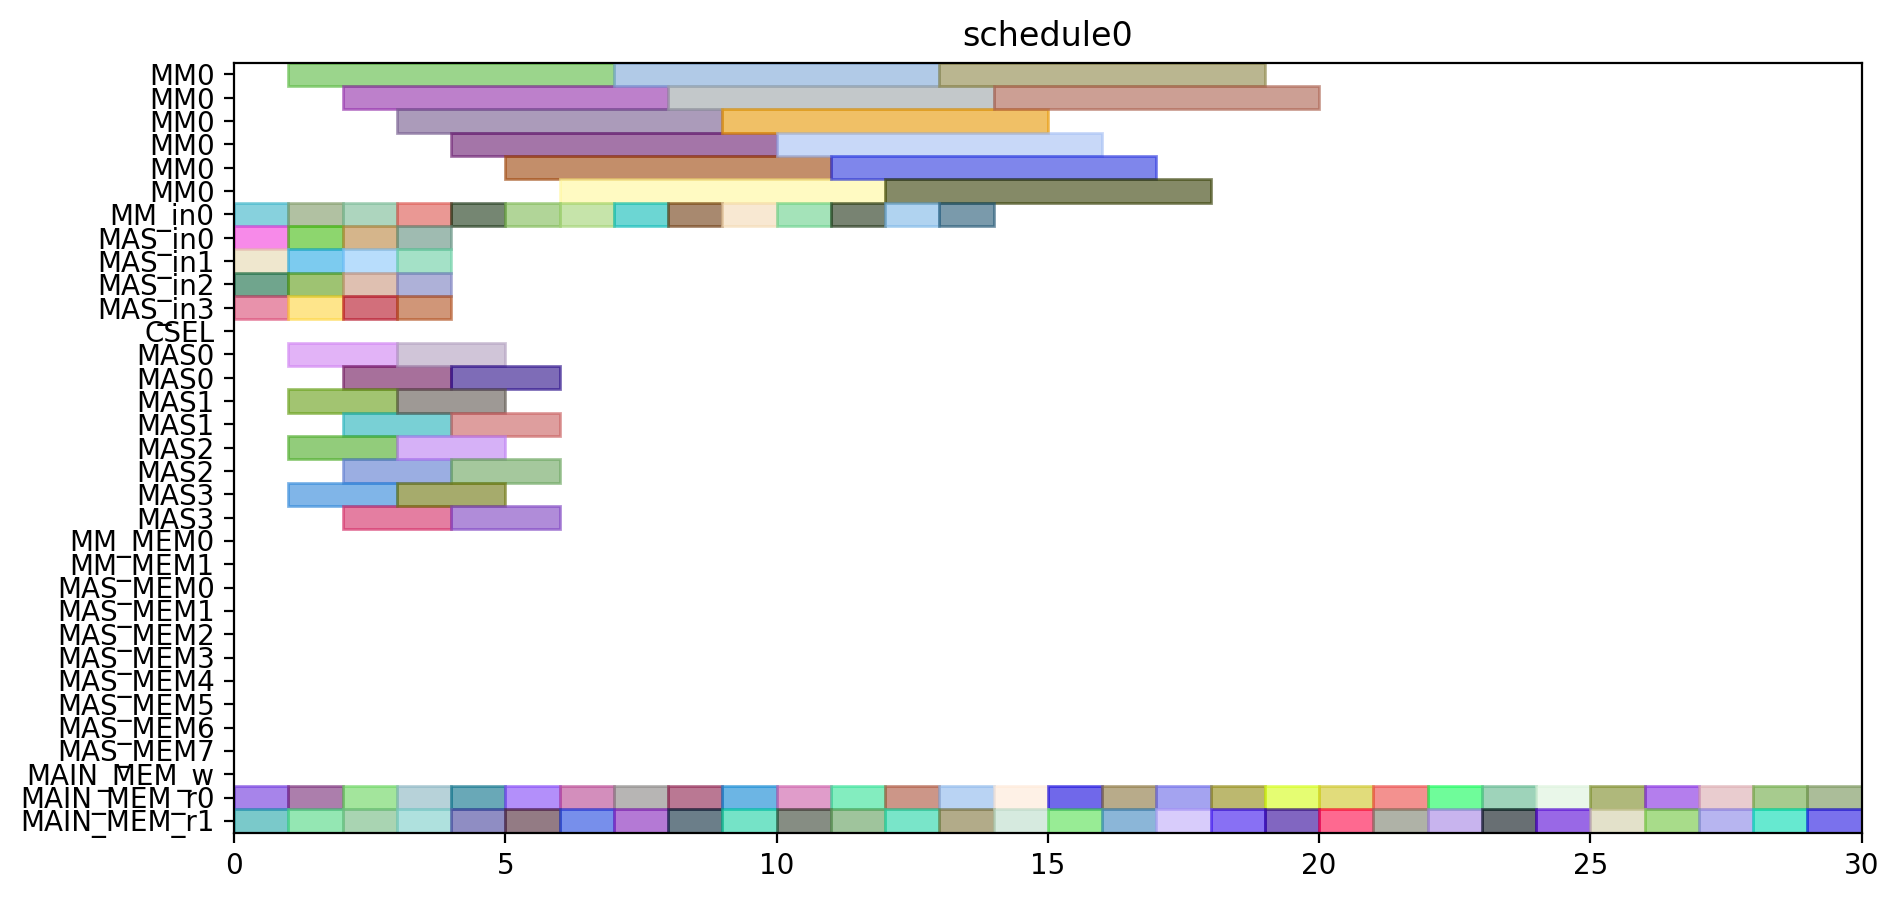

The Python source for this figure:
from pyschedule import Scenario, solvers, plotters, alt


def solve():
	horizon = 95
	S = Scenario("schedule0", horizon=horizon)

	# resource
	MM = S.Resources('MM', num=1, size=6)
	MM_in = S.Resources('MM_in', num=1)
	MAS_in = S.Resources('MAS_in', num=4)
	CSEL = S.Resource('CSEL')
	MAS = S.Resources('MAS', num=4, size=2, periods=range(1, horizon))
	MM_MEM = S.Resources('MM_MEM', num=2)
	MAS_MEM = S.Resources('MAS_MEM', num=8)
	MAIN_MEM_w = S.Resource('MAIN_MEM_w', size=1)
	MAIN_MEM_r = S.Resources('MAIN_MEM_r', num=2)

	# result of previous scheduling

	# new tasks
	t1_t0 = S.Task('t1_t0', length=6, delay_cost=1)
	t1_t0 += alt(MM)
	t1_t0_in = S.Task('t1_t0_in', length=1, delay_cost=1)
	t1_t0_in += alt(MM_in)
	S += t1_t0_in*MM_in[0]<=t1_t0*MM[0]

	t1_t0_mem0 = S.Task('t1_t0_mem0', length=1, delay_cost=1)
	t1_t0_mem0 += MAIN_MEM_r[0]
	t1_t0_mem1 = S.Task('t1_t0_mem1', length=1, delay_cost=1)
	t1_t0_mem1 += MAIN_MEM_r[1]
	t1_t1 = S.Task('t1_t1', length=6, delay_cost=1)
	t1_t1 += alt(MM)
	t1_t1_in = S.Task('t1_t1_in', length=1, delay_cost=1)
	t1_t1_in += alt(MM_in)
	S += t1_t1_in*MM_in[0]<=t1_t1*MM[0]

	t1_t1_mem0 = S.Task('t1_t1_mem0', length=1, delay_cost=1)
	t1_t1_mem0 += MAIN_MEM_r[0]
	t1_t1_mem1 = S.Task('t1_t1_mem1', length=1, delay_cost=1)
	t1_t1_mem1 += MAIN_MEM_r[1]
	t1_t2 = S.Task('t1_t2', length=2, delay_cost=1)
	t1_t2 += alt(MAS)
	t1_t2_in = S.Task('t1_t2_in', length=1, delay_cost=1)
	t1_t2_in += alt(MAS_in)
	S += t1_t2_in*MAS_in[0]<=t1_t2*MAS[0]

	S += t1_t2_in*MAS_in[1]<=t1_t2*MAS[1]

	S += t1_t2_in*MAS_in[2]<=t1_t2*MAS[2]

	S += t1_t2_in*MAS_in[3]<=t1_t2*MAS[3]

	t1_t2_mem0 = S.Task('t1_t2_mem0', length=1, delay_cost=1)
	t1_t2_mem0 += MAIN_MEM_r[0]
	t1_t2_mem1 = S.Task('t1_t2_mem1', length=1, delay_cost=1)
	t1_t2_mem1 += MAIN_MEM_r[1]
	t1_t3 = S.Task('t1_t3', length=2, delay_cost=1)
	t1_t3 += alt(MAS)
	t1_t3_in = S.Task('t1_t3_in', length=1, delay_cost=1)
	t1_t3_in += alt(MAS_in)
	S += t1_t3_in*MAS_in[0]<=t1_t3*MAS[0]

	S += t1_t3_in*MAS_in[1]<=t1_t3*MAS[1]

	S += t1_t3_in*MAS_in[2]<=t1_t3*MAS[2]

	S += t1_t3_in*MAS_in[3]<=t1_t3*MAS[3]

	t1_t3_mem0 = S.Task('t1_t3_mem0', length=1, delay_cost=1)
	t1_t3_mem0 += MAIN_MEM_r[0]
	t1_t3_mem1 = S.Task('t1_t3_mem1', length=1, delay_cost=1)
	t1_t3_mem1 += MAIN_MEM_r[1]
	t2_t0 = S.Task('t2_t0', length=6, delay_cost=1)
	t2_t0 += alt(MM)
	t2_t0_in = S.Task('t2_t0_in', length=1, delay_cost=1)
	t2_t0_in += alt(MM_in)
	S += t2_t0_in*MM_in[0]<=t2_t0*MM[0]

	t2_t0_mem0 = S.Task('t2_t0_mem0', length=1, delay_cost=1)
	t2_t0_mem0 += MAIN_MEM_r[0]
	t2_t0_mem1 = S.Task('t2_t0_mem1', length=1, delay_cost=1)
	t2_t0_mem1 += MAIN_MEM_r[1]
	t2_t1 = S.Task('t2_t1', length=6, delay_cost=1)
	t2_t1 += alt(MM)
	t2_t1_in = S.Task('t2_t1_in', length=1, delay_cost=1)
	t2_t1_in += alt(MM_in)
	S += t2_t1_in*MM_in[0]<=t2_t1*MM[0]

	t2_t1_mem0 = S.Task('t2_t1_mem0', length=1, delay_cost=1)
	t2_t1_mem0 += MAIN_MEM_r[0]
	t2_t1_mem1 = S.Task('t2_t1_mem1', length=1, delay_cost=1)
	t2_t1_mem1 += MAIN_MEM_r[1]
	t2_t2 = S.Task('t2_t2', length=2, delay_cost=1)
	t2_t2 += alt(MAS)
	t2_t2_in = S.Task('t2_t2_in', length=1, delay_cost=1)
	t2_t2_in += alt(MAS_in)
	S += t2_t2_in*MAS_in[0]<=t2_t2*MAS[0]

	S += t2_t2_in*MAS_in[1]<=t2_t2*MAS[1]

	S += t2_t2_in*MAS_in[2]<=t2_t2*MAS[2]

	S += t2_t2_in*MAS_in[3]<=t2_t2*MAS[3]

	t2_t2_mem0 = S.Task('t2_t2_mem0', length=1, delay_cost=1)
	t2_t2_mem0 += MAIN_MEM_r[0]
	t2_t2_mem1 = S.Task('t2_t2_mem1', length=1, delay_cost=1)
	t2_t2_mem1 += MAIN_MEM_r[1]
	t2_t3 = S.Task('t2_t3', length=2, delay_cost=1)
	t2_t3 += alt(MAS)
	t2_t3_in = S.Task('t2_t3_in', length=1, delay_cost=1)
	t2_t3_in += alt(MAS_in)
	S += t2_t3_in*MAS_in[0]<=t2_t3*MAS[0]

	S += t2_t3_in*MAS_in[1]<=t2_t3*MAS[1]

	S += t2_t3_in*MAS_in[2]<=t2_t3*MAS[2]

	S += t2_t3_in*MAS_in[3]<=t2_t3*MAS[3]

	t2_t3_mem0 = S.Task('t2_t3_mem0', length=1, delay_cost=1)
	t2_t3_mem0 += MAIN_MEM_r[0]
	t2_t3_mem1 = S.Task('t2_t3_mem1', length=1, delay_cost=1)
	t2_t3_mem1 += MAIN_MEM_r[1]
	t0_t0 = S.Task('t0_t0', length=6, delay_cost=1)
	t0_t0 += alt(MM)
	t0_t0_in = S.Task('t0_t0_in', length=1, delay_cost=1)
	t0_t0_in += alt(MM_in)
	S += t0_t0_in*MM_in[0]<=t0_t0*MM[0]

	t0_t0_mem0 = S.Task('t0_t0_mem0', length=1, delay_cost=1)
	t0_t0_mem0 += MAIN_MEM_r[0]
	t0_t0_mem1 = S.Task('t0_t0_mem1', length=1, delay_cost=1)
	t0_t0_mem1 += MAIN_MEM_r[1]
	t0_t1 = S.Task('t0_t1', length=6, delay_cost=1)
	t0_t1 += alt(MM)
	t0_t1_in = S.Task('t0_t1_in', length=1, delay_cost=1)
	t0_t1_in += alt(MM_in)
	S += t0_t1_in*MM_in[0]<=t0_t1*MM[0]

	t0_t1_mem0 = S.Task('t0_t1_mem0', length=1, delay_cost=1)
	t0_t1_mem0 += MAIN_MEM_r[0]
	t0_t1_mem1 = S.Task('t0_t1_mem1', length=1, delay_cost=1)
	t0_t1_mem1 += MAIN_MEM_r[1]
	t0_t2 = S.Task('t0_t2', length=2, delay_cost=1)
	t0_t2 += alt(MAS)
	t0_t2_in = S.Task('t0_t2_in', length=1, delay_cost=1)
	t0_t2_in += alt(MAS_in)
	S += t0_t2_in*MAS_in[0]<=t0_t2*MAS[0]

	S += t0_t2_in*MAS_in[1]<=t0_t2*MAS[1]

	S += t0_t2_in*MAS_in[2]<=t0_t2*MAS[2]

	S += t0_t2_in*MAS_in[3]<=t0_t2*MAS[3]

	t0_t2_mem0 = S.Task('t0_t2_mem0', length=1, delay_cost=1)
	t0_t2_mem0 += MAIN_MEM_r[0]
	t0_t2_mem1 = S.Task('t0_t2_mem1', length=1, delay_cost=1)
	t0_t2_mem1 += MAIN_MEM_r[1]
	t0_t3 = S.Task('t0_t3', length=2, delay_cost=1)
	t0_t3 += alt(MAS)
	t0_t3_in = S.Task('t0_t3_in', length=1, delay_cost=1)
	t0_t3_in += alt(MAS_in)
	S += t0_t3_in*MAS_in[0]<=t0_t3*MAS[0]

	S += t0_t3_in*MAS_in[1]<=t0_t3*MAS[1]

	S += t0_t3_in*MAS_in[2]<=t0_t3*MAS[2]

	S += t0_t3_in*MAS_in[3]<=t0_t3*MAS[3]

	t0_t3_mem0 = S.Task('t0_t3_mem0', length=1, delay_cost=1)
	t0_t3_mem0 += MAIN_MEM_r[0]
	t0_t3_mem1 = S.Task('t0_t3_mem1', length=1, delay_cost=1)
	t0_t3_mem1 += MAIN_MEM_r[1]
	t4_t0_t0 = S.Task('t4_t0_t0', length=6, delay_cost=1)
	t4_t0_t0 += alt(MM)
	t4_t0_t0_in = S.Task('t4_t0_t0_in', length=1, delay_cost=1)
	t4_t0_t0_in += alt(MM_in)
	S += t4_t0_t0_in*MM_in[0]<=t4_t0_t0*MM[0]

	t4_t0_t0_mem0 = S.Task('t4_t0_t0_mem0', length=1, delay_cost=1)
	t4_t0_t0_mem0 += MAIN_MEM_r[0]
	t4_t0_t0_mem1 = S.Task('t4_t0_t0_mem1', length=1, delay_cost=1)
	t4_t0_t0_mem1 += MAIN_MEM_r[1]
	t4_t0_t1 = S.Task('t4_t0_t1', length=6, delay_cost=1)
	t4_t0_t1 += alt(MM)
	t4_t0_t1_in = S.Task('t4_t0_t1_in', length=1, delay_cost=1)
	t4_t0_t1_in += alt(MM_in)
	S += t4_t0_t1_in*MM_in[0]<=t4_t0_t1*MM[0]

	t4_t0_t1_mem0 = S.Task('t4_t0_t1_mem0', length=1, delay_cost=1)
	t4_t0_t1_mem0 += MAIN_MEM_r[0]
	t4_t0_t1_mem1 = S.Task('t4_t0_t1_mem1', length=1, delay_cost=1)
	t4_t0_t1_mem1 += MAIN_MEM_r[1]
	t4_t0_t2 = S.Task('t4_t0_t2', length=2, delay_cost=1)
	t4_t0_t2 += alt(MAS)
	t4_t0_t2_in = S.Task('t4_t0_t2_in', length=1, delay_cost=1)
	t4_t0_t2_in += alt(MAS_in)
	S += t4_t0_t2_in*MAS_in[0]<=t4_t0_t2*MAS[0]

	S += t4_t0_t2_in*MAS_in[1]<=t4_t0_t2*MAS[1]

	S += t4_t0_t2_in*MAS_in[2]<=t4_t0_t2*MAS[2]

	S += t4_t0_t2_in*MAS_in[3]<=t4_t0_t2*MAS[3]

	t4_t0_t2_mem0 = S.Task('t4_t0_t2_mem0', length=1, delay_cost=1)
	t4_t0_t2_mem0 += MAIN_MEM_r[0]
	t4_t0_t2_mem1 = S.Task('t4_t0_t2_mem1', length=1, delay_cost=1)
	t4_t0_t2_mem1 += MAIN_MEM_r[1]
	t4_t0_t3 = S.Task('t4_t0_t3', length=2, delay_cost=1)
	t4_t0_t3 += alt(MAS)
	t4_t0_t3_in = S.Task('t4_t0_t3_in', length=1, delay_cost=1)
	t4_t0_t3_in += alt(MAS_in)
	S += t4_t0_t3_in*MAS_in[0]<=t4_t0_t3*MAS[0]

	S += t4_t0_t3_in*MAS_in[1]<=t4_t0_t3*MAS[1]

	S += t4_t0_t3_in*MAS_in[2]<=t4_t0_t3*MAS[2]

	S += t4_t0_t3_in*MAS_in[3]<=t4_t0_t3*MAS[3]

	t4_t0_t3_mem0 = S.Task('t4_t0_t3_mem0', length=1, delay_cost=1)
	t4_t0_t3_mem0 += MAIN_MEM_r[0]
	t4_t0_t3_mem1 = S.Task('t4_t0_t3_mem1', length=1, delay_cost=1)
	t4_t0_t3_mem1 += MAIN_MEM_r[1]
	t4_t1_t0 = S.Task('t4_t1_t0', length=6, delay_cost=1)
	t4_t1_t0 += alt(MM)
	t4_t1_t0_in = S.Task('t4_t1_t0_in', length=1, delay_cost=1)
	t4_t1_t0_in += alt(MM_in)
	S += t4_t1_t0_in*MM_in[0]<=t4_t1_t0*MM[0]

	t4_t1_t0_mem0 = S.Task('t4_t1_t0_mem0', length=1, delay_cost=1)
	t4_t1_t0_mem0 += MAIN_MEM_r[0]
	t4_t1_t0_mem1 = S.Task('t4_t1_t0_mem1', length=1, delay_cost=1)
	t4_t1_t0_mem1 += MAIN_MEM_r[1]
	t4_t1_t1 = S.Task('t4_t1_t1', length=6, delay_cost=1)
	t4_t1_t1 += alt(MM)
	t4_t1_t1_in = S.Task('t4_t1_t1_in', length=1, delay_cost=1)
	t4_t1_t1_in += alt(MM_in)
	S += t4_t1_t1_in*MM_in[0]<=t4_t1_t1*MM[0]

	t4_t1_t1_mem0 = S.Task('t4_t1_t1_mem0', length=1, delay_cost=1)
	t4_t1_t1_mem0 += MAIN_MEM_r[0]
	t4_t1_t1_mem1 = S.Task('t4_t1_t1_mem1', length=1, delay_cost=1)
	t4_t1_t1_mem1 += MAIN_MEM_r[1]
	t4_t1_t2 = S.Task('t4_t1_t2', length=2, delay_cost=1)
	t4_t1_t2 += alt(MAS)
	t4_t1_t2_in = S.Task('t4_t1_t2_in', length=1, delay_cost=1)
	t4_t1_t2_in += alt(MAS_in)
	S += t4_t1_t2_in*MAS_in[0]<=t4_t1_t2*MAS[0]

	S += t4_t1_t2_in*MAS_in[1]<=t4_t1_t2*MAS[1]

	S += t4_t1_t2_in*MAS_in[2]<=t4_t1_t2*MAS[2]

	S += t4_t1_t2_in*MAS_in[3]<=t4_t1_t2*MAS[3]

	t4_t1_t2_mem0 = S.Task('t4_t1_t2_mem0', length=1, delay_cost=1)
	t4_t1_t2_mem0 += MAIN_MEM_r[0]
	t4_t1_t2_mem1 = S.Task('t4_t1_t2_mem1', length=1, delay_cost=1)
	t4_t1_t2_mem1 += MAIN_MEM_r[1]
	t4_t1_t3 = S.Task('t4_t1_t3', length=2, delay_cost=1)
	t4_t1_t3 += alt(MAS)
	t4_t1_t3_in = S.Task('t4_t1_t3_in', length=1, delay_cost=1)
	t4_t1_t3_in += alt(MAS_in)
	S += t4_t1_t3_in*MAS_in[0]<=t4_t1_t3*MAS[0]

	S += t4_t1_t3_in*MAS_in[1]<=t4_t1_t3*MAS[1]

	S += t4_t1_t3_in*MAS_in[2]<=t4_t1_t3*MAS[2]

	S += t4_t1_t3_in*MAS_in[3]<=t4_t1_t3*MAS[3]

	t4_t1_t3_mem0 = S.Task('t4_t1_t3_mem0', length=1, delay_cost=1)
	t4_t1_t3_mem0 += MAIN_MEM_r[0]
	t4_t1_t3_mem1 = S.Task('t4_t1_t3_mem1', length=1, delay_cost=1)
	t4_t1_t3_mem1 += MAIN_MEM_r[1]
	t4_t2_t0 = S.Task('t4_t2_t0', length=6, delay_cost=1)
	t4_t2_t0 += alt(MM)
	t4_t2_t0_in = S.Task('t4_t2_t0_in', length=1, delay_cost=1)
	t4_t2_t0_in += alt(MM_in)
	S += t4_t2_t0_in*MM_in[0]<=t4_t2_t0*MM[0]

	t4_t2_t0_mem0 = S.Task('t4_t2_t0_mem0', length=1, delay_cost=1)
	t4_t2_t0_mem0 += MAIN_MEM_r[0]
	t4_t2_t0_mem1 = S.Task('t4_t2_t0_mem1', length=1, delay_cost=1)
	t4_t2_t0_mem1 += MAIN_MEM_r[1]
	t4_t2_t1 = S.Task('t4_t2_t1', length=6, delay_cost=1)
	t4_t2_t1 += alt(MM)
	t4_t2_t1_in = S.Task('t4_t2_t1_in', length=1, delay_cost=1)
	t4_t2_t1_in += alt(MM_in)
	S += t4_t2_t1_in*MM_in[0]<=t4_t2_t1*MM[0]

	t4_t2_t1_mem0 = S.Task('t4_t2_t1_mem0', length=1, delay_cost=1)
	t4_t2_t1_mem0 += MAIN_MEM_r[0]
	t4_t2_t1_mem1 = S.Task('t4_t2_t1_mem1', length=1, delay_cost=1)
	t4_t2_t1_mem1 += MAIN_MEM_r[1]
	t4_t2_t2 = S.Task('t4_t2_t2', length=2, delay_cost=1)
	t4_t2_t2 += alt(MAS)
	t4_t2_t2_in = S.Task('t4_t2_t2_in', length=1, delay_cost=1)
	t4_t2_t2_in += alt(MAS_in)
	S += t4_t2_t2_in*MAS_in[0]<=t4_t2_t2*MAS[0]

	S += t4_t2_t2_in*MAS_in[1]<=t4_t2_t2*MAS[1]

	S += t4_t2_t2_in*MAS_in[2]<=t4_t2_t2*MAS[2]

	S += t4_t2_t2_in*MAS_in[3]<=t4_t2_t2*MAS[3]

	t4_t2_t2_mem0 = S.Task('t4_t2_t2_mem0', length=1, delay_cost=1)
	t4_t2_t2_mem0 += MAIN_MEM_r[0]
	t4_t2_t2_mem1 = S.Task('t4_t2_t2_mem1', length=1, delay_cost=1)
	t4_t2_t2_mem1 += MAIN_MEM_r[1]
	t4_t2_t3 = S.Task('t4_t2_t3', length=2, delay_cost=1)
	t4_t2_t3 += alt(MAS)
	t4_t2_t3_in = S.Task('t4_t2_t3_in', length=1, delay_cost=1)
	t4_t2_t3_in += alt(MAS_in)
	S += t4_t2_t3_in*MAS_in[0]<=t4_t2_t3*MAS[0]

	S += t4_t2_t3_in*MAS_in[1]<=t4_t2_t3*MAS[1]

	S += t4_t2_t3_in*MAS_in[2]<=t4_t2_t3*MAS[2]

	S += t4_t2_t3_in*MAS_in[3]<=t4_t2_t3*MAS[3]

	t4_t2_t3_mem0 = S.Task('t4_t2_t3_mem0', length=1, delay_cost=1)
	t4_t2_t3_mem0 += MAIN_MEM_r[0]
	t4_t2_t3_mem1 = S.Task('t4_t2_t3_mem1', length=1, delay_cost=1)
	t4_t2_t3_mem1 += MAIN_MEM_r[1]
	t4_t40 = S.Task('t4_t40', length=2, delay_cost=1)
	t4_t40 += alt(MAS)
	t4_t40_in = S.Task('t4_t40_in', length=1, delay_cost=1)
	t4_t40_in += alt(MAS_in)
	S += t4_t40_in*MAS_in[0]<=t4_t40*MAS[0]

	S += t4_t40_in*MAS_in[1]<=t4_t40*MAS[1]

	S += t4_t40_in*MAS_in[2]<=t4_t40*MAS[2]

	S += t4_t40_in*MAS_in[3]<=t4_t40*MAS[3]

	t4_t40_mem0 = S.Task('t4_t40_mem0', length=1, delay_cost=1)
	t4_t40_mem0 += MAIN_MEM_r[0]
	t4_t40_mem1 = S.Task('t4_t40_mem1', length=1, delay_cost=1)
	t4_t40_mem1 += MAIN_MEM_r[1]
	t4_t41 = S.Task('t4_t41', length=2, delay_cost=1)
	t4_t41 += alt(MAS)
	t4_t41_in = S.Task('t4_t41_in', length=1, delay_cost=1)
	t4_t41_in += alt(MAS_in)
	S += t4_t41_in*MAS_in[0]<=t4_t41*MAS[0]

	S += t4_t41_in*MAS_in[1]<=t4_t41*MAS[1]

	S += t4_t41_in*MAS_in[2]<=t4_t41*MAS[2]

	S += t4_t41_in*MAS_in[3]<=t4_t41*MAS[3]

	t4_t41_mem0 = S.Task('t4_t41_mem0', length=1, delay_cost=1)
	t4_t41_mem0 += MAIN_MEM_r[0]
	t4_t41_mem1 = S.Task('t4_t41_mem1', length=1, delay_cost=1)
	t4_t41_mem1 += MAIN_MEM_r[1]
	t4_t50 = S.Task('t4_t50', length=2, delay_cost=1)
	t4_t50 += alt(MAS)
	t4_t50_in = S.Task('t4_t50_in', length=1, delay_cost=1)
	t4_t50_in += alt(MAS_in)
	S += t4_t50_in*MAS_in[0]<=t4_t50*MAS[0]

	S += t4_t50_in*MAS_in[1]<=t4_t50*MAS[1]

	S += t4_t50_in*MAS_in[2]<=t4_t50*MAS[2]

	S += t4_t50_in*MAS_in[3]<=t4_t50*MAS[3]

	t4_t50_mem0 = S.Task('t4_t50_mem0', length=1, delay_cost=1)
	t4_t50_mem0 += MAIN_MEM_r[0]
	t4_t50_mem1 = S.Task('t4_t50_mem1', length=1, delay_cost=1)
	t4_t50_mem1 += MAIN_MEM_r[1]
	t4_t51 = S.Task('t4_t51', length=2, delay_cost=1)
	t4_t51 += alt(MAS)
	t4_t51_in = S.Task('t4_t51_in', length=1, delay_cost=1)
	t4_t51_in += alt(MAS_in)
	S += t4_t51_in*MAS_in[0]<=t4_t51*MAS[0]

	S += t4_t51_in*MAS_in[1]<=t4_t51*MAS[1]

	S += t4_t51_in*MAS_in[2]<=t4_t51*MAS[2]

	S += t4_t51_in*MAS_in[3]<=t4_t51*MAS[3]

	t4_t51_mem0 = S.Task('t4_t51_mem0', length=1, delay_cost=1)
	t4_t51_mem0 += MAIN_MEM_r[0]
	t4_t51_mem1 = S.Task('t4_t51_mem1', length=1, delay_cost=1)
	t4_t51_mem1 += MAIN_MEM_r[1]
	t4_t8_t0 = S.Task('t4_t8_t0', length=6, delay_cost=1)
	t4_t8_t0 += alt(MM)
	t4_t8_t0_in = S.Task('t4_t8_t0_in', length=1, delay_cost=1)
	t4_t8_t0_in += alt(MM_in)
	S += t4_t8_t0_in*MM_in[0]<=t4_t8_t0*MM[0]

	t4_t8_t0_mem0 = S.Task('t4_t8_t0_mem0', length=1, delay_cost=1)
	t4_t8_t0_mem0 += MAIN_MEM_r[0]
	t4_t8_t0_mem1 = S.Task('t4_t8_t0_mem1', length=1, delay_cost=1)
	t4_t8_t0_mem1 += MAIN_MEM_r[1]
	t4_t8_t1 = S.Task('t4_t8_t1', length=6, delay_cost=1)
	t4_t8_t1 += alt(MM)
	t4_t8_t1_in = S.Task('t4_t8_t1_in', length=1, delay_cost=1)
	t4_t8_t1_in += alt(MM_in)
	S += t4_t8_t1_in*MM_in[0]<=t4_t8_t1*MM[0]

	t4_t8_t1_mem0 = S.Task('t4_t8_t1_mem0', length=1, delay_cost=1)
	t4_t8_t1_mem0 += MAIN_MEM_r[0]
	t4_t8_t1_mem1 = S.Task('t4_t8_t1_mem1', length=1, delay_cost=1)
	t4_t8_t1_mem1 += MAIN_MEM_r[1]
	solvers.mip.solve(S,msg=1,kind='CPLEX',ratio_gap=1.01)

	solution = [['hoge']*len(S.solution()[1]) for i in range(len(S.solution()))]
	for i in range(len(S.solution())):
		for j in range(len(S.solution()[i])):
			solution[i][j]=str(S.solution()[i][j])
	print(solution)

	cycles = int(solution[-1][3])

	pic_file_name = "/home/mfukuda/ABE/multiRAM_multiMAS_16mux/scheduling_result/stage6MM1_stage2MAS4/SPARSE/schedule0.png"
	if(S.solution() != []):
		plotters.matplotlib.plot(S,img_filename=pic_file_name, show_task_labels=False, fig_size=(cycles*0.25+3, 5))

	return solution
